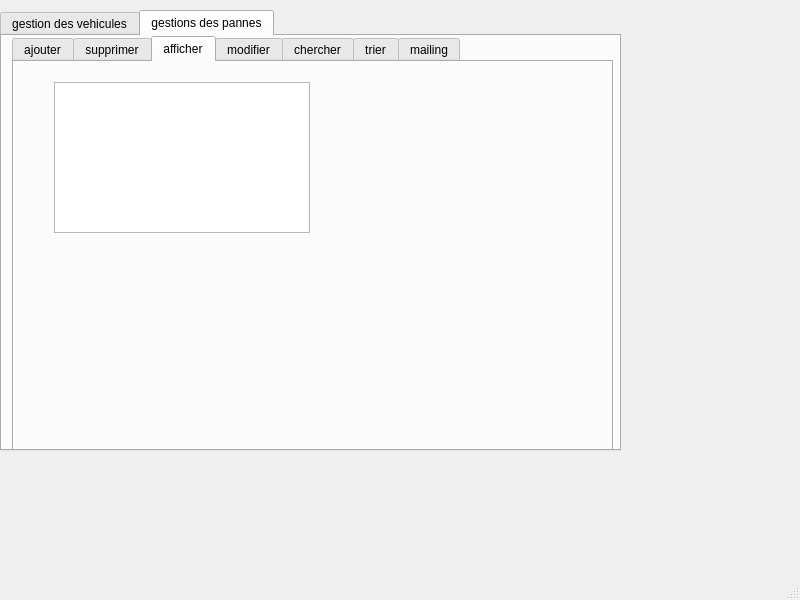
<?xml version="1.0" encoding="UTF-8"?>
<ui version="4.0">
 <class>MainWindow</class>
 <widget class="QMainWindow" name="MainWindow">
  <property name="geometry">
   <rect>
    <x>0</x>
    <y>0</y>
    <width>800</width>
    <height>600</height>
   </rect>
  </property>
  <property name="windowTitle">
   <string>MainWindow</string>
  </property>
  <widget class="QWidget" name="centralwidget">
   <widget class="QTabWidget" name="tabWidget">
    <property name="geometry">
     <rect>
      <x>0</x>
      <y>10</y>
      <width>621</width>
      <height>441</height>
     </rect>
    </property>
    <property name="currentIndex">
     <number>1</number>
    </property>
    <widget class="QWidget" name="tab">
     <attribute name="title">
      <string>gestion des vehicules</string>
     </attribute>
     <widget class="QTabWidget" name="wig">
      <property name="geometry">
       <rect>
        <x>0</x>
        <y>10</y>
        <width>521</width>
        <height>281</height>
       </rect>
      </property>
      <property name="currentIndex">
       <number>2</number>
      </property>
      <widget class="QWidget" name="tab_3">
       <attribute name="title">
        <string>ajouter</string>
       </attribute>
       <widget class="QGroupBox" name="groupBox">
        <property name="geometry">
         <rect>
          <x>0</x>
          <y>10</y>
          <width>491</width>
          <height>231</height>
         </rect>
        </property>
        <property name="title">
         <string>ajouter</string>
        </property>
        <widget class="QLabel" name="label_9">
         <property name="geometry">
          <rect>
           <x>10</x>
           <y>40</y>
           <width>111</width>
           <height>16</height>
          </rect>
         </property>
         <property name="text">
          <string>matricule vehicule</string>
         </property>
        </widget>
        <widget class="QLabel" name="label_10">
         <property name="geometry">
          <rect>
           <x>0</x>
           <y>80</y>
           <width>91</width>
           <height>16</height>
          </rect>
         </property>
         <property name="text">
          <string>cin controlleur</string>
         </property>
        </widget>
        <widget class="QLabel" name="label_11">
         <property name="geometry">
          <rect>
           <x>10</x>
           <y>120</y>
           <width>81</width>
           <height>16</height>
          </rect>
         </property>
         <property name="text">
          <string>cin chauffeur</string>
         </property>
        </widget>
        <widget class="QLabel" name="label_12">
         <property name="geometry">
          <rect>
           <x>20</x>
           <y>160</y>
           <width>47</width>
           <height>13</height>
          </rect>
         </property>
         <property name="text">
          <string>type</string>
         </property>
        </widget>
        <widget class="QLineEdit" name="id_vehicule">
         <property name="geometry">
          <rect>
           <x>150</x>
           <y>40</y>
           <width>113</width>
           <height>20</height>
          </rect>
         </property>
        </widget>
        <widget class="QLineEdit" name="con_vehicule">
         <property name="geometry">
          <rect>
           <x>150</x>
           <y>80</y>
           <width>113</width>
           <height>20</height>
          </rect>
         </property>
        </widget>
        <widget class="QLineEdit" name="chau_vehicule">
         <property name="geometry">
          <rect>
           <x>150</x>
           <y>120</y>
           <width>113</width>
           <height>20</height>
          </rect>
         </property>
        </widget>
        <widget class="QLineEdit" name="type_vehicule">
         <property name="geometry">
          <rect>
           <x>160</x>
           <y>160</y>
           <width>113</width>
           <height>20</height>
          </rect>
         </property>
        </widget>
        <widget class="QPushButton" name="ajouter_vehicule">
         <property name="geometry">
          <rect>
           <x>370</x>
           <y>190</y>
           <width>75</width>
           <height>23</height>
          </rect>
         </property>
         <property name="text">
          <string>ajouter</string>
         </property>
        </widget>
       </widget>
      </widget>
      <widget class="QWidget" name="tab_4">
       <attribute name="title">
        <string>supprimer</string>
       </attribute>
       <widget class="QGroupBox" name="groupBox_2">
        <property name="geometry">
         <rect>
          <x>10</x>
          <y>19</y>
          <width>491</width>
          <height>211</height>
         </rect>
        </property>
        <property name="title">
         <string>supprimer</string>
        </property>
        <widget class="QLabel" name="label_5">
         <property name="geometry">
          <rect>
           <x>10</x>
           <y>60</y>
           <width>121</width>
           <height>16</height>
          </rect>
         </property>
         <property name="text">
          <string>matricule vehiculel</string>
         </property>
        </widget>
        <widget class="QLineEdit" name="id1_vehicule">
         <property name="geometry">
          <rect>
           <x>200</x>
           <y>60</y>
           <width>113</width>
           <height>20</height>
          </rect>
         </property>
        </widget>
        <widget class="QPushButton" name="supprimer_vehicule">
         <property name="geometry">
          <rect>
           <x>230</x>
           <y>130</y>
           <width>75</width>
           <height>23</height>
          </rect>
         </property>
         <property name="text">
          <string>supprimer</string>
         </property>
        </widget>
       </widget>
      </widget>
      <widget class="QWidget" name="tab_5">
       <attribute name="title">
        <string>afficher</string>
       </attribute>
       <widget class="QTableView" name="tabvehicule">
        <property name="geometry">
         <rect>
          <x>70</x>
          <y>30</y>
          <width>256</width>
          <height>192</height>
         </rect>
        </property>
       </widget>
      </widget>
      <widget class="QWidget" name="tab_6">
       <attribute name="title">
        <string>modifier</string>
       </attribute>
       <widget class="QGroupBox" name="groupBox_3">
        <property name="geometry">
         <rect>
          <x>0</x>
          <y>10</y>
          <width>481</width>
          <height>241</height>
         </rect>
        </property>
        <property name="title">
         <string>modifier</string>
        </property>
        <widget class="QLabel" name="label_6">
         <property name="geometry">
          <rect>
           <x>10</x>
           <y>50</y>
           <width>91</width>
           <height>16</height>
          </rect>
         </property>
         <property name="text">
          <string>matricule vehicule </string>
         </property>
        </widget>
        <widget class="QLineEdit" name="id2_vehicule">
         <property name="geometry">
          <rect>
           <x>180</x>
           <y>50</y>
           <width>113</width>
           <height>20</height>
          </rect>
         </property>
        </widget>
        <widget class="QLineEdit" name="chau2_vehicule">
         <property name="geometry">
          <rect>
           <x>190</x>
           <y>130</y>
           <width>113</width>
           <height>20</height>
          </rect>
         </property>
        </widget>
        <widget class="QLabel" name="label_7">
         <property name="geometry">
          <rect>
           <x>20</x>
           <y>140</y>
           <width>71</width>
           <height>16</height>
          </rect>
         </property>
         <property name="text">
          <string>cin chauffeur</string>
         </property>
        </widget>
        <widget class="QPushButton" name="modifier_vehicule">
         <property name="geometry">
          <rect>
           <x>260</x>
           <y>200</y>
           <width>75</width>
           <height>23</height>
          </rect>
         </property>
         <property name="text">
          <string>modifier</string>
         </property>
        </widget>
       </widget>
      </widget>
      <widget class="QWidget" name="tab_7">
       <attribute name="title">
        <string>chercher</string>
       </attribute>
       <widget class="QGroupBox" name="groupBox_4">
        <property name="geometry">
         <rect>
          <x>0</x>
          <y>10</y>
          <width>481</width>
          <height>241</height>
         </rect>
        </property>
        <property name="title">
         <string>chercher</string>
        </property>
        <widget class="QTableView" name="tabvehicule_2">
         <property name="geometry">
          <rect>
           <x>10</x>
           <y>20</y>
           <width>256</width>
           <height>192</height>
          </rect>
         </property>
        </widget>
        <widget class="QLineEdit" name="lineEdit">
         <property name="geometry">
          <rect>
           <x>340</x>
           <y>90</y>
           <width>113</width>
           <height>20</height>
          </rect>
         </property>
        </widget>
        <widget class="QPushButton" name="chercher_vehicule">
         <property name="geometry">
          <rect>
           <x>380</x>
           <y>200</y>
           <width>75</width>
           <height>23</height>
          </rect>
         </property>
         <property name="text">
          <string>chercher</string>
         </property>
        </widget>
        <widget class="QLabel" name="label_8">
         <property name="geometry">
          <rect>
           <x>280</x>
           <y>50</y>
           <width>91</width>
           <height>16</height>
          </rect>
         </property>
         <property name="text">
          <string>type</string>
         </property>
        </widget>
       </widget>
      </widget>
      <widget class="QWidget" name="tab_8">
       <attribute name="title">
        <string>trier</string>
       </attribute>
       <widget class="QTableView" name="tabvehicule_3">
        <property name="geometry">
         <rect>
          <x>40</x>
          <y>20</y>
          <width>241</width>
          <height>211</height>
         </rect>
        </property>
       </widget>
       <widget class="QPushButton" name="trier1_vehicule">
        <property name="geometry">
         <rect>
          <x>370</x>
          <y>40</y>
          <width>75</width>
          <height>23</height>
         </rect>
        </property>
        <property name="text">
         <string>type</string>
        </property>
       </widget>
       <widget class="QPushButton" name="trier2_vehicule">
        <property name="geometry">
         <rect>
          <x>380</x>
          <y>110</y>
          <width>75</width>
          <height>23</height>
         </rect>
        </property>
        <property name="text">
         <string>cin chauffeur</string>
        </property>
       </widget>
      </widget>
     </widget>
    </widget>
    <widget class="QWidget" name="tab_2">
     <attribute name="title">
      <string>gestions des pannes</string>
     </attribute>
     <widget class="QTabWidget" name="tabWidget_3">
      <property name="geometry">
       <rect>
        <x>10</x>
        <y>0</y>
        <width>601</width>
        <height>421</height>
       </rect>
      </property>
      <property name="currentIndex">
       <number>2</number>
      </property>
      <widget class="QWidget" name="tab_9">
       <attribute name="title">
        <string>ajouter</string>
       </attribute>
       <widget class="QGroupBox" name="groupBox_6">
        <property name="geometry">
         <rect>
          <x>0</x>
          <y>10</y>
          <width>491</width>
          <height>291</height>
         </rect>
        </property>
        <property name="title">
         <string>ajouter</string>
        </property>
        <widget class="QLabel" name="label_13">
         <property name="geometry">
          <rect>
           <x>10</x>
           <y>40</y>
           <width>111</width>
           <height>16</height>
          </rect>
         </property>
         <property name="text">
          <string>matricule vehicule</string>
         </property>
        </widget>
        <widget class="QLabel" name="label_15">
         <property name="geometry">
          <rect>
           <x>10</x>
           <y>90</y>
           <width>81</width>
           <height>16</height>
          </rect>
         </property>
         <property name="text">
          <string>cin chauffeur</string>
         </property>
        </widget>
        <widget class="QLabel" name="label_16">
         <property name="geometry">
          <rect>
           <x>20</x>
           <y>160</y>
           <width>81</width>
           <height>16</height>
          </rect>
         </property>
         <property name="text">
          <string>type panne</string>
         </property>
        </widget>
        <widget class="QLineEdit" name="id_vehicule_panne">
         <property name="geometry">
          <rect>
           <x>150</x>
           <y>40</y>
           <width>113</width>
           <height>20</height>
          </rect>
         </property>
        </widget>
        <widget class="QLineEdit" name="chauf_panne">
         <property name="geometry">
          <rect>
           <x>150</x>
           <y>90</y>
           <width>113</width>
           <height>20</height>
          </rect>
         </property>
        </widget>
        <widget class="QLineEdit" name="type_panne">
         <property name="geometry">
          <rect>
           <x>150</x>
           <y>150</y>
           <width>113</width>
           <height>20</height>
          </rect>
         </property>
        </widget>
        <widget class="QPushButton" name="ajouter_vehicule_2">
         <property name="geometry">
          <rect>
           <x>370</x>
           <y>190</y>
           <width>75</width>
           <height>23</height>
          </rect>
         </property>
         <property name="text">
          <string>ajouter</string>
         </property>
        </widget>
        <widget class="QLabel" name="label">
         <property name="geometry">
          <rect>
           <x>20</x>
           <y>230</y>
           <width>47</width>
           <height>13</height>
          </rect>
         </property>
         <property name="text">
          <string>ref panne</string>
         </property>
        </widget>
        <widget class="QLineEdit" name="ref_panne">
         <property name="geometry">
          <rect>
           <x>150</x>
           <y>230</y>
           <width>113</width>
           <height>20</height>
          </rect>
         </property>
        </widget>
       </widget>
      </widget>
      <widget class="QWidget" name="tab_10">
       <attribute name="title">
        <string>supprimer</string>
       </attribute>
       <widget class="QGroupBox" name="groupBox_7">
        <property name="geometry">
         <rect>
          <x>10</x>
          <y>20</y>
          <width>491</width>
          <height>211</height>
         </rect>
        </property>
        <property name="title">
         <string>supprimer</string>
        </property>
        <widget class="QLabel" name="label_14">
         <property name="geometry">
          <rect>
           <x>10</x>
           <y>60</y>
           <width>121</width>
           <height>16</height>
          </rect>
         </property>
         <property name="text">
          <string>matricule vehiculel</string>
         </property>
        </widget>
        <widget class="QLineEdit" name="id1_vehicule_panne">
         <property name="geometry">
          <rect>
           <x>200</x>
           <y>60</y>
           <width>113</width>
           <height>20</height>
          </rect>
         </property>
        </widget>
        <widget class="QPushButton" name="supprimer_panne">
         <property name="geometry">
          <rect>
           <x>230</x>
           <y>130</y>
           <width>75</width>
           <height>23</height>
          </rect>
         </property>
         <property name="text">
          <string>supprimer</string>
         </property>
        </widget>
       </widget>
      </widget>
      <widget class="QWidget" name="tab_11">
       <attribute name="title">
        <string>afficher</string>
       </attribute>
       <widget class="QTableView" name="tabpanne">
        <property name="geometry">
         <rect>
          <x>40</x>
          <y>20</y>
          <width>256</width>
          <height>151</height>
         </rect>
        </property>
       </widget>
      </widget>
      <widget class="QWidget" name="tab_12">
       <attribute name="title">
        <string>modifier</string>
       </attribute>
       <widget class="QGroupBox" name="groupBox_8">
        <property name="geometry">
         <rect>
          <x>10</x>
          <y>0</y>
          <width>391</width>
          <height>251</height>
         </rect>
        </property>
        <property name="title">
         <string>modifier</string>
        </property>
        <widget class="QLabel" name="label_17">
         <property name="geometry">
          <rect>
           <x>30</x>
           <y>50</y>
           <width>101</width>
           <height>16</height>
          </rect>
         </property>
         <property name="styleSheet">
          <string notr="true">font: 12pt &quot;Andalus&quot;;
text-decoration: underline;</string>
         </property>
         <property name="text">
          <string>id_vehicule</string>
         </property>
        </widget>
        <widget class="QLabel" name="label_18">
         <property name="geometry">
          <rect>
           <x>30</x>
           <y>115</y>
           <width>101</width>
           <height>21</height>
          </rect>
         </property>
         <property name="styleSheet">
          <string notr="true">font: 12pt &quot;Andalus&quot;;
text-decoration: underline;</string>
         </property>
         <property name="text">
          <string>type_panne</string>
         </property>
        </widget>
        <widget class="QLineEdit" name="id123">
         <property name="geometry">
          <rect>
           <x>120</x>
           <y>50</y>
           <width>113</width>
           <height>20</height>
          </rect>
         </property>
        </widget>
        <widget class="QLineEdit" name="panne123">
         <property name="geometry">
          <rect>
           <x>120</x>
           <y>110</y>
           <width>113</width>
           <height>20</height>
          </rect>
         </property>
        </widget>
        <widget class="QPushButton" name="modifier_panne">
         <property name="geometry">
          <rect>
           <x>120</x>
           <y>160</y>
           <width>186</width>
           <height>31</height>
          </rect>
         </property>
         <property name="styleSheet">
          <string notr="true"/>
         </property>
         <property name="text">
          <string>modifier</string>
         </property>
        </widget>
       </widget>
      </widget>
      <widget class="QWidget" name="tab_13">
       <attribute name="title">
        <string>chercher</string>
       </attribute>
       <widget class="QGroupBox" name="groupBox_9">
        <property name="geometry">
         <rect>
          <x>10</x>
          <y>0</y>
          <width>391</width>
          <height>271</height>
         </rect>
        </property>
        <property name="title">
         <string>chercher</string>
        </property>
        <widget class="QLineEdit" name="cher1">
         <property name="geometry">
          <rect>
           <x>270</x>
           <y>130</y>
           <width>113</width>
           <height>20</height>
          </rect>
         </property>
        </widget>
        <widget class="QPushButton" name="chercher_panne">
         <property name="geometry">
          <rect>
           <x>180</x>
           <y>220</y>
           <width>186</width>
           <height>31</height>
          </rect>
         </property>
         <property name="styleSheet">
          <string notr="true">QPushButton#pushButton_9 {
    background-color: grey;
    border-style: outset;
    border-width: 2px;
    border-radius: 10px;
    border-color: beige;
    font: bold 14px;
    min-width: 10em;
    padding: 6px;
}</string>
         </property>
         <property name="text">
          <string>chercher</string>
         </property>
        </widget>
        <widget class="QLabel" name="label_19">
         <property name="geometry">
          <rect>
           <x>290</x>
           <y>90</y>
           <width>81</width>
           <height>16</height>
          </rect>
         </property>
         <property name="styleSheet">
          <string notr="true">font: 12pt &quot;Andalus&quot;;
text-decoration: underline;</string>
         </property>
         <property name="text">
          <string>type panne</string>
         </property>
        </widget>
        <widget class="QTableView" name="tabpanne_2">
         <property name="geometry">
          <rect>
           <x>10</x>
           <y>30</y>
           <width>256</width>
           <height>151</height>
          </rect>
         </property>
        </widget>
       </widget>
      </widget>
      <widget class="QWidget" name="tab_14">
       <attribute name="title">
        <string>trier</string>
       </attribute>
       <widget class="QTableView" name="tabpanne_3">
        <property name="geometry">
         <rect>
          <x>10</x>
          <y>10</y>
          <width>256</width>
          <height>192</height>
         </rect>
        </property>
       </widget>
       <widget class="QPushButton" name="trier_panne1">
        <property name="geometry">
         <rect>
          <x>340</x>
          <y>50</y>
          <width>75</width>
          <height>23</height>
         </rect>
        </property>
        <property name="text">
         <string>matricule</string>
        </property>
       </widget>
       <widget class="QPushButton" name="trier_panne2">
        <property name="geometry">
         <rect>
          <x>340</x>
          <y>140</y>
          <width>75</width>
          <height>23</height>
         </rect>
        </property>
        <property name="text">
         <string>type panne</string>
        </property>
       </widget>
      </widget>
      <widget class="QWidget" name="tab_15">
       <attribute name="title">
        <string>mailing</string>
       </attribute>
       <widget class="QWidget" name="layoutWidget_2">
        <property name="geometry">
         <rect>
          <x>360</x>
          <y>70</y>
          <width>204</width>
          <height>25</height>
         </rect>
        </property>
        <layout class="QHBoxLayout" name="horizontalLayout">
         <item>
          <spacer name="horizontalSpacer">
           <property name="orientation">
            <enum>Qt::Horizontal</enum>
           </property>
           <property name="sizeHint" stdset="0">
            <size>
             <width>40</width>
             <height>20</height>
            </size>
           </property>
          </spacer>
         </item>
         <item>
          <widget class="QPushButton" name="sendBtn">
           <property name="text">
            <string>Send</string>
           </property>
          </widget>
         </item>
         <item>
          <widget class="QPushButton" name="exitBtn">
           <property name="text">
            <string>Exit</string>
           </property>
          </widget>
         </item>
        </layout>
       </widget>
       <widget class="QWidget" name="layoutWidget">
        <property name="geometry">
         <rect>
          <x>20</x>
          <y>20</y>
          <width>327</width>
          <height>368</height>
         </rect>
        </property>
        <layout class="QFormLayout" name="formLayout">
         <property name="fieldGrowthPolicy">
          <enum>QFormLayout::ExpandingFieldsGrow</enum>
         </property>
         <property name="rowWrapPolicy">
          <enum>QFormLayout::WrapLongRows</enum>
         </property>
         <property name="verticalSpacing">
          <number>9</number>
         </property>
         <item row="0" column="0">
          <widget class="QLabel" name="label_25">
           <property name="text">
            <string>Smtp-server:</string>
           </property>
          </widget>
         </item>
         <item row="1" column="0">
          <widget class="QLabel" name="label_26">
           <property name="text">
            <string>Server port:</string>
           </property>
          </widget>
         </item>
         <item row="2" column="0">
          <widget class="QLabel" name="label_27">
           <property name="text">
            <string>Username:</string>
           </property>
          </widget>
         </item>
         <item row="3" column="0">
          <widget class="QLabel" name="label_28">
           <property name="text">
            <string>Password:</string>
           </property>
          </widget>
         </item>
         <item row="4" column="0">
          <widget class="QLabel" name="label_29">
           <property name="text">
            <string>Recipant to:</string>
           </property>
          </widget>
         </item>
         <item row="5" column="0">
          <widget class="QLabel" name="label_30">
           <property name="text">
            <string>Subject:</string>
           </property>
          </widget>
         </item>
         <item row="6" column="0">
          <widget class="QLabel" name="label_31">
           <property name="text">
            <string>Message:</string>
           </property>
          </widget>
         </item>
         <item row="0" column="1">
          <widget class="QLineEdit" name="server">
           <property name="text">
            <string>smtp.gmail.com</string>
           </property>
          </widget>
         </item>
         <item row="1" column="1">
          <widget class="QLineEdit" name="port">
           <property name="text">
            <string>465</string>
           </property>
          </widget>
         </item>
         <item row="2" column="1">
          <widget class="QLineEdit" name="uname"/>
         </item>
         <item row="3" column="1">
          <widget class="QLineEdit" name="paswd">
           <property name="inputMask">
            <string/>
           </property>
           <property name="echoMode">
            <enum>QLineEdit::Password</enum>
           </property>
          </widget>
         </item>
         <item row="4" column="1">
          <widget class="QLineEdit" name="rcpt"/>
         </item>
         <item row="5" column="1">
          <widget class="QLineEdit" name="subject"/>
         </item>
         <item row="6" column="1">
          <widget class="QPlainTextEdit" name="msg"/>
         </item>
        </layout>
       </widget>
      </widget>
     </widget>
    </widget>
   </widget>
  </widget>
  <widget class="QMenuBar" name="menubar">
   <property name="geometry">
    <rect>
     <x>0</x>
     <y>0</y>
     <width>800</width>
     <height>21</height>
    </rect>
   </property>
  </widget>
  <widget class="QStatusBar" name="statusbar"/>
 </widget>
 <resources/>
 <connections/>
</ui>
